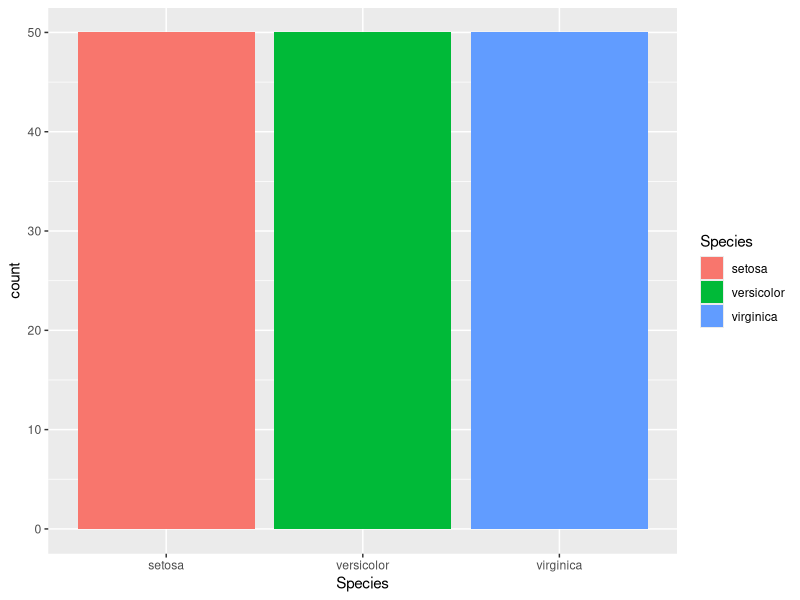
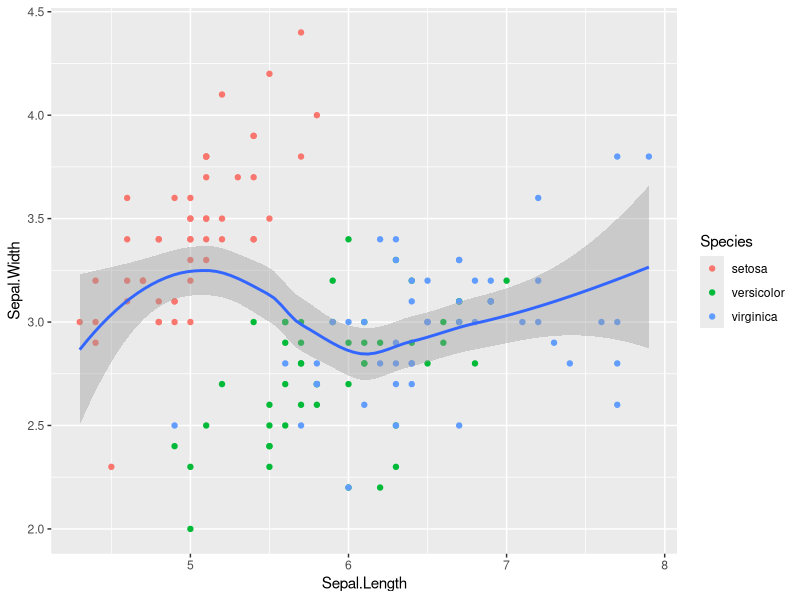
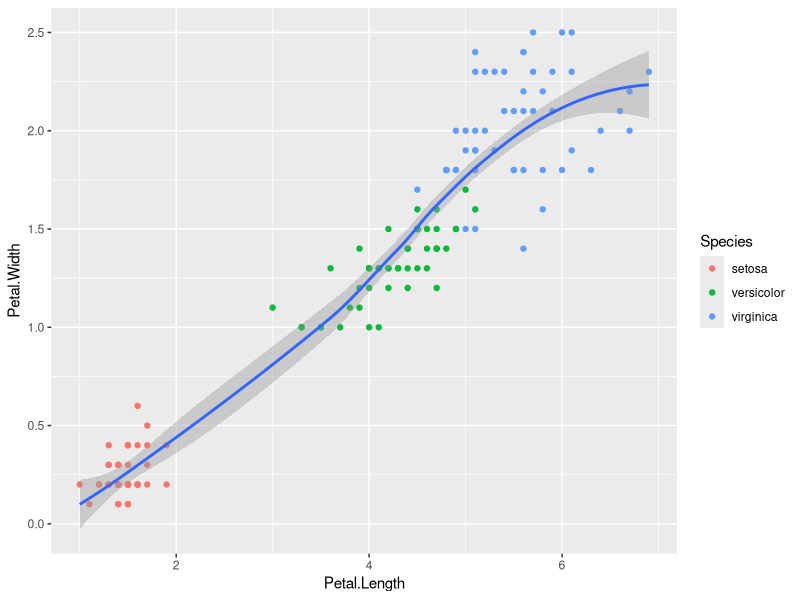
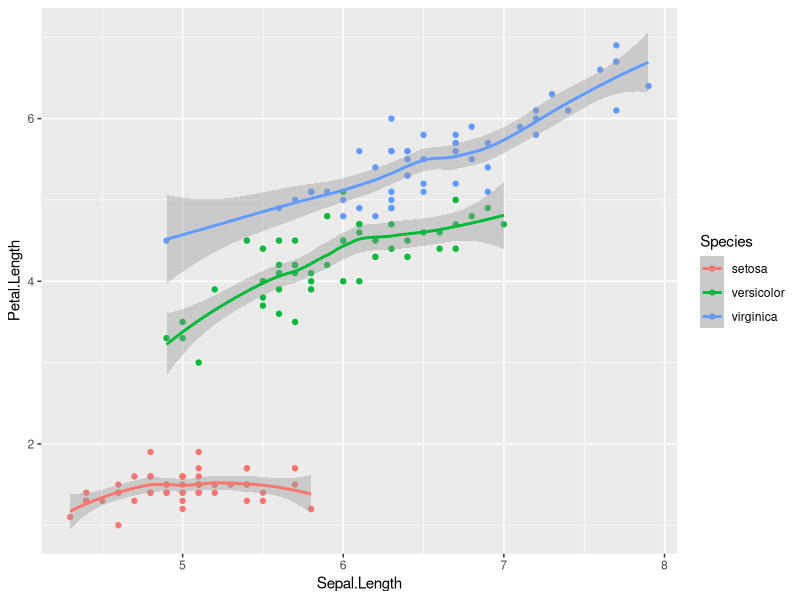
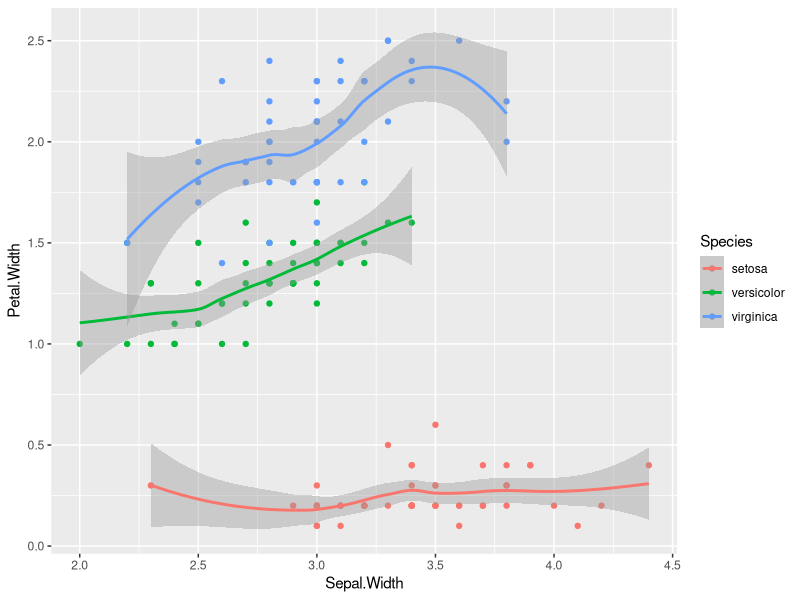
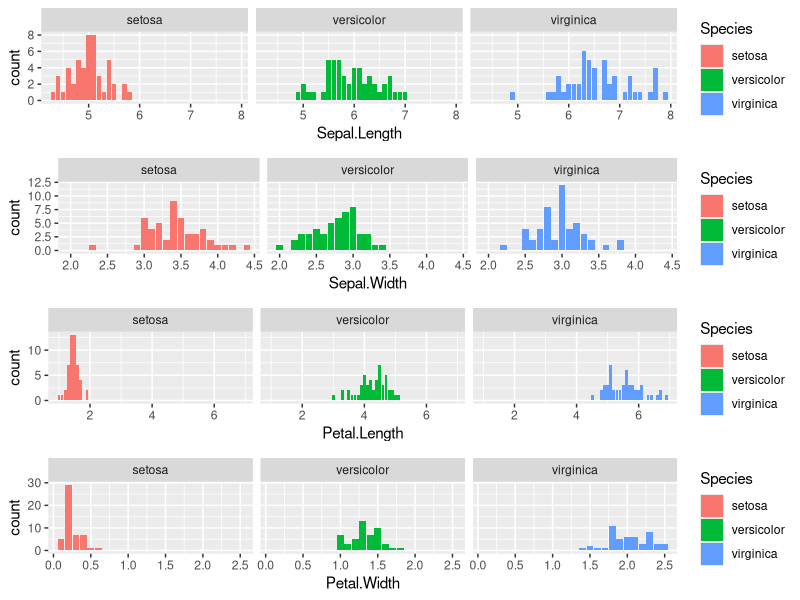
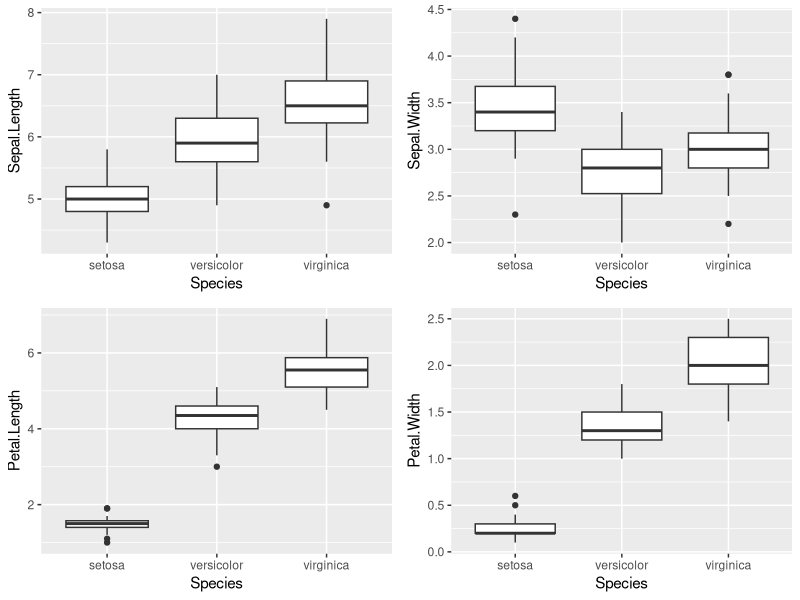

The R script that drew these images, in order:
## ---- chunk 1
knitr::opts_chunk$set(echo = TRUE)
## ---- chunk 2
library(ggplot2)
library(grid)
library(gridExtra)
#iris
ggplot(iris)+
  geom_bar(mapping = aes(x=Species,fill=Species))

ggplot(iris)+
  geom_point(mapping = aes(x=Sepal.Length,y=Sepal.Width,color=Species))+
  geom_smooth(mapping = aes(x=Sepal.Length,y=Sepal.Width))
ggplot(iris)+
  geom_point(mapping = aes(x=Petal.Length,y=Petal.Width,color=Species))+
  geom_smooth(mapping = aes(x=Petal.Length,y=Petal.Width))

ggplot(iris)+
  geom_point(mapping = aes(x=Sepal.Length,y=Petal.Length,color=Species))+
  geom_smooth(mapping = aes(x=Sepal.Length,y=Petal.Length,color=Species))
ggplot(iris)+
  geom_point(mapping = aes(x=Sepal.Width,y=Petal.Width,color=Species))+
  geom_smooth(mapping = aes(x=Sepal.Width,y=Petal.Width,color=Species))

g1<-ggplot(iris)+
  geom_bar(mapping = aes(x=Sepal.Length,fill=Species))+
  facet_grid(~Species)
g2<-ggplot(iris)+
  geom_bar(mapping = aes(x=Sepal.Width,fill=Species))+
  facet_grid(~Species)
g3<-ggplot(iris)+
  geom_bar(mapping = aes(x=Petal.Length,fill=Species))+
  facet_grid(~Species)
g4<-ggplot(iris)+
  geom_bar(mapping = aes(x=Petal.Width,fill=Species))+
  facet_grid(~Species)
grid.arrange(g1,g2,g3,g4, nrow = 4)

G1<-ggplot(iris)+
  geom_boxplot(mapping = aes(x=Species,y=Sepal.Length))
G2<-ggplot(iris)+
  geom_boxplot(mapping = aes(x=Species,y=Sepal.Width))
G3<-ggplot(iris)+
  geom_boxplot(mapping = aes(x=Species,y=Petal.Length))
G4<-ggplot(iris)+
  geom_boxplot(mapping = aes(x=Species,y=Petal.Width))
grid.arrange(G1,G2,G3,G4, nrow = 2)
